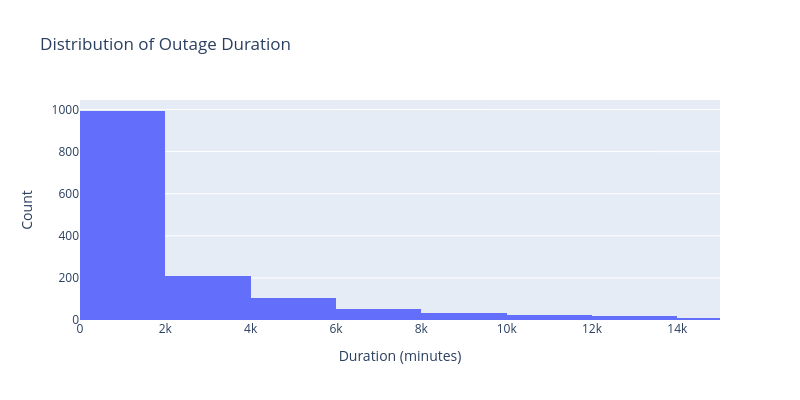

Here is the notebook cell this chart was saved with:
### Code cell
# Univariate Analysis 1
    # Analysing one variable(column) 'OUTAGE.DURATION'

fig_uni1 = px.histogram(
    outage_clean.dropna(subset=['OUTAGE.DURATION']),
    x='OUTAGE.DURATION',
    nbins=80,
    title='Distribution of Outage Duration',
    labels={'OUTAGE.DURATION': 'Duration (minutes)'},
    range_x=[0, 15000],
)
fig_uni1.update_layout(yaxis_title='Count', width=800, height=400)
fig_uni1.show()

# The histogram shows that most outages are relatively short, with the majority occurring under 2000 minutes. 
# However, there are a few extreme outages that last much longer, creating a right-skewed distribution.

### Figure 1 — Plotly figure (JSON) as saved in the notebook; plotly's stock layout.template omitted (floating-point values rounded to 4 significant figures; data arrays with more than 128 entries replaced by an {"elided": "..."} marker saying what was removed)
{"data": [{"alignmentgroup": "True", "bingroup": "x", "hovertemplate": "Duration (minutes)=%{x}<br>count=%{y}<extra></extra>", "legendgroup": "", "marker": {"color": "#636efa", "pattern": {"shape": ""}}, "name": "", "nbinsx": 80, "offsetgroup": "", "orientation": "v", "showlegend": false, "type": "histogram", "x": {"elided": "1476 int values"}, "xaxis": "x", "yaxis": "y"}], "layout": {"barmode": "relative", "height": 400, "legend": {"tracegroupgap": 0}, "title": {"text": "Distribution of Outage Duration"}, "width": 800, "xaxis": {"anchor": "y", "domain": [0, 1], "range": [0, 15000], "title": {"text": "Duration (minutes)"}}, "yaxis": {"anchor": "x", "domain": [0, 1], "title": {"text": "Count"}}}}
